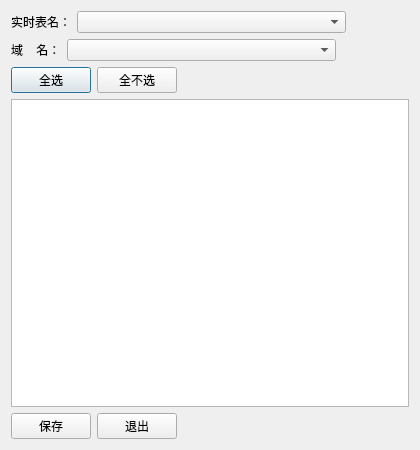
<?xml version="1.0" encoding="UTF-8"?>
<ui version="4.0">
 <class>Rdb_scada_dialog_base</class>
 <widget class="QDialog" name="Rdb_scada_dialog_base">
  <property name="geometry">
   <rect>
    <x>0</x>
    <y>0</y>
    <width>420</width>
    <height>450</height>
   </rect>
  </property>
  <property name="windowTitle">
   <string>SCADA实时表设置</string>
  </property>
  <layout class="QVBoxLayout" name="verticalLayout">
   <item>
    <layout class="QHBoxLayout" name="horizontalLayout_3">
     <item>
      <widget class="QLabel" name="textLabel4">
       <property name="text">
        <string>实时表名：</string>
       </property>
       <property name="wordWrap">
        <bool>false</bool>
       </property>
      </widget>
     </item>
     <item>
      <widget class="QComboBox" name="m_pRdbtable_combobox">
       <property name="sizePolicy">
        <sizepolicy hsizetype="Expanding" vsizetype="Fixed">
         <horstretch>0</horstretch>
         <verstretch>0</verstretch>
        </sizepolicy>
       </property>
       <property name="minimumSize">
        <size>
         <width>269</width>
         <height>0</height>
        </size>
       </property>
      </widget>
     </item>
     <item>
      <spacer name="horizontalSpacer_3">
       <property name="orientation">
        <enum>Qt::Horizontal</enum>
       </property>
       <property name="sizeHint" stdset="0">
        <size>
         <width>13</width>
         <height>14</height>
        </size>
       </property>
      </spacer>
     </item>
    </layout>
   </item>
   <item>
    <layout class="QHBoxLayout" name="horizontalLayout_4">
     <item>
      <widget class="QLabel" name="textLabel4_2">
       <property name="sizePolicy">
        <sizepolicy hsizetype="Preferred" vsizetype="Preferred">
         <horstretch>0</horstretch>
         <verstretch>0</verstretch>
        </sizepolicy>
       </property>
       <property name="text">
        <string>域    名：</string>
       </property>
      </widget>
     </item>
     <item>
      <widget class="QComboBox" name="m_pField_combobox">
       <property name="sizePolicy">
        <sizepolicy hsizetype="Expanding" vsizetype="Fixed">
         <horstretch>0</horstretch>
         <verstretch>0</verstretch>
        </sizepolicy>
       </property>
       <property name="minimumSize">
        <size>
         <width>269</width>
         <height>0</height>
        </size>
       </property>
      </widget>
     </item>
     <item>
      <spacer name="horizontalSpacer_4">
       <property name="orientation">
        <enum>Qt::Horizontal</enum>
       </property>
       <property name="sizeType">
        <enum>QSizePolicy::Expanding</enum>
       </property>
       <property name="sizeHint" stdset="0">
        <size>
         <width>13</width>
         <height>17</height>
        </size>
       </property>
      </spacer>
     </item>
    </layout>
   </item>
   <item>
    <layout class="QHBoxLayout" name="horizontalLayout_2">
     <item>
      <widget class="QPushButton" name="m_pSel_all_button">
       <property name="text">
        <string>全选</string>
       </property>
      </widget>
     </item>
     <item>
      <widget class="QPushButton" name="m_pSel_none_button">
       <property name="text">
        <string>全不选</string>
       </property>
      </widget>
     </item>
     <item>
      <spacer name="horizontalSpacer">
       <property name="orientation">
        <enum>Qt::Horizontal</enum>
       </property>
       <property name="sizeHint" stdset="0">
        <size>
         <width>40</width>
         <height>20</height>
        </size>
       </property>
      </spacer>
     </item>
    </layout>
   </item>
   <item>
    <widget class="QListWidget" name="m_pCol_list"/>
   </item>
   <item>
    <layout class="QHBoxLayout" name="horizontalLayout">
     <item>
      <widget class="QPushButton" name="m_pSave_button">
       <property name="text">
        <string>保存</string>
       </property>
      </widget>
     </item>
     <item>
      <widget class="QPushButton" name="m_pCancel_button">
       <property name="text">
        <string>退出</string>
       </property>
      </widget>
     </item>
     <item>
      <spacer name="horizontalSpacer_2">
       <property name="orientation">
        <enum>Qt::Horizontal</enum>
       </property>
       <property name="sizeHint" stdset="0">
        <size>
         <width>40</width>
         <height>20</height>
        </size>
       </property>
      </spacer>
     </item>
    </layout>
   </item>
  </layout>
 </widget>
 <layoutdefault spacing="6" margin="11"/>
 <pixmapfunction>qPixmapFromMimeSource</pixmapfunction>
 <resources/>
 <connections/>
</ui>
